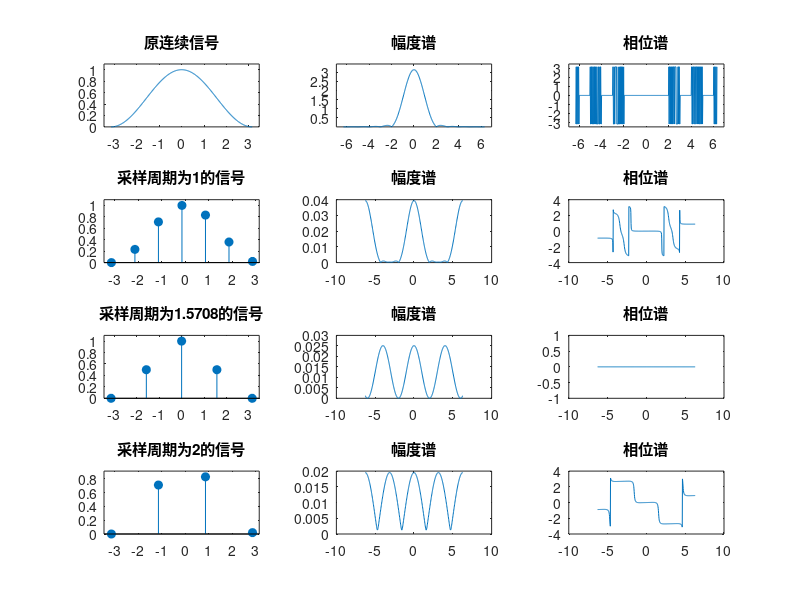

Reproduce this figure in MATLAB.
clear;

dt = 2*pi/500;
f0 = 1/(2*pi);
T0 = 1/f0;
t = -pi:dt:pi;
w1 = linspace(-2*pi,2*pi,500);
f = (1 + cos(2*pi*f0*t)) / 2;
F1 = f*exp(-j*t'*w1)*dt;
subplot(431),plot(t,f);
axis([min(t)*1.1 max(t)*1.1 min(f)*1.1 max(f)*1.1]);
title('原连续信号');
subplot(432),plot(w1,abs(F1));
axis([-2*pi*1.1 2*pi*1.1 1.1*min(abs(F1)) 1.1*max(abs(F1))]);
title('幅度谱');
subplot(433),plot(w1,angle(F1));
axis([-2*pi*1.1 2*pi*1.1 1.1*min(angle(F1)) 1.1*max(angle(F1))]);
title('相位谱');

% sampling period
Ts = [1 pi/2 2];

for x = 1:3
    n = -pi:Ts(x):pi;
    w = linspace(-2*pi,2*pi,500);
    f = (1 + cos(2*pi*f0*n)) / 2;
    F = f*exp(-j*n'*w)*dt;
    
    subplot(4,3,x*3+1),stem(n,f,'filled');
    axis([min(n)*1.1 max(n)*1.1 min(f)*1.1 max(f)*1.1]);
    title(['采样周期为',num2str(Ts(x)),'的信号']);
    
    subplot(4,3,x*3+2),plot(w,abs(F));
    title('幅度谱');

    subplot(4,3,x*3+3),plot(w,angle(F));
    title('相位谱');

end


